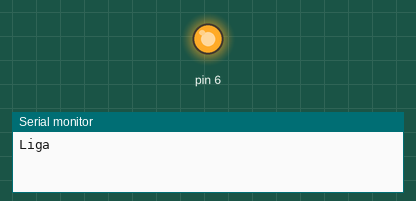
Simulated run of this sketch. Board: Arduino Uno, built with avr-gcc and run on an emulated ATmega328P. Parts: output pins drawn as LEDs (lit = HIGH), the last lines printed to the serial monitor.

Above: at 2.5 s.
At 6.0 s:
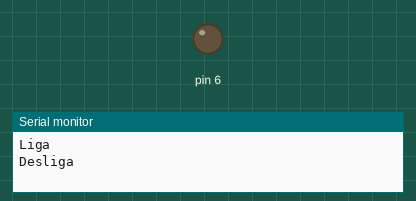
Timing chart, 0 to 9.1 s (numbered marks = the images above):
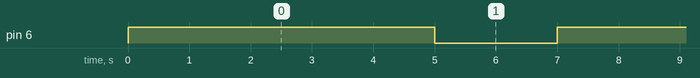

The sketch:

propeller.ino
```cpp
void setup() {
  // put your setup code here, to run once:
  pinMode(6, OUTPUT);
  digitalWrite(6, LOW);
  Serial.begin(9600);
}

void loop() {
  // put your main code here, to run repeatedly:
  digitalWrite(6, HIGH);
  Serial.println("Liga");
  delay(5000);
  digitalWrite(6, LOW);
  Serial.println("Desliga");
  delay(2000);
}
```

Measured:
- by itself, pin 6: alternates HIGH for 5.0 s and LOW for 2.0 s
